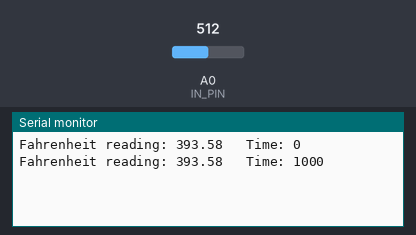
The sketch below on a simulated Arduino Uno, built with avr-gcc and run on an emulated ATmega328P. On the bench: the last lines printed to the serial monitor. The test bench sets the inputs (shaded band); at power-on: A0 (IN_PIN) = 512.

Above: at 1.8 s.
1.9 s: A0 (IN_PIN) set to 716
At 2.8 s:
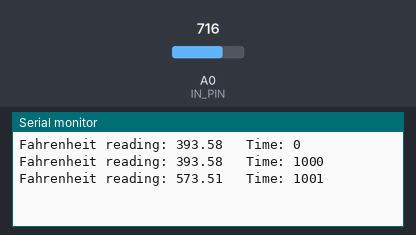
3.4 s: A0 (IN_PIN) set to 900
At 4.7 s:
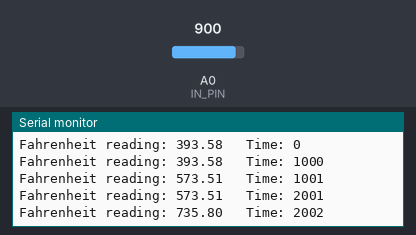
Timing chart, 0 to 6.4 s (numbered marks = the images above; inputs shaded):
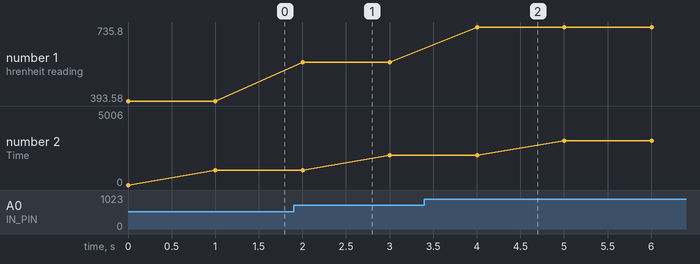

Measured:
- after the input at 1.9 s, the serial monitor: prints a new line after 0.10 s (image 1)
- after the input at 3.4 s, the serial monitor: prints a new line after 0.60 s (image 2)
- plotted number 1: 393.58 → 573.51 after the input at 1.9 s, 573.51 → 735.8 after the input at 3.4 s

The sketch:

build.ino
```cpp
#define IN_PIN 0

int value = 0;
long since = 0;
float celsius  = 0.0;
float fahr = 0.0;

void setup() {
    Serial.begin(9600);
}

void loop() {
    value = analogRead(IN_PIN);
    since = millis() - since;
    celsius  = ((float)value*4.9 - 500) / 10;
    fahr = (celsius*9/5 + 32);
    Serial.print("Fahrenheit reading: ");
    Serial.print(fahr);
    Serial.print("\t Time: ");
    Serial.println(since);
    delay(1000);
}
```
